Frame 1 (no input): blank canvas, image omitted
Frame 60 (the mouse pressed at the canvas centre just before this capture): blank canvas, image omitted
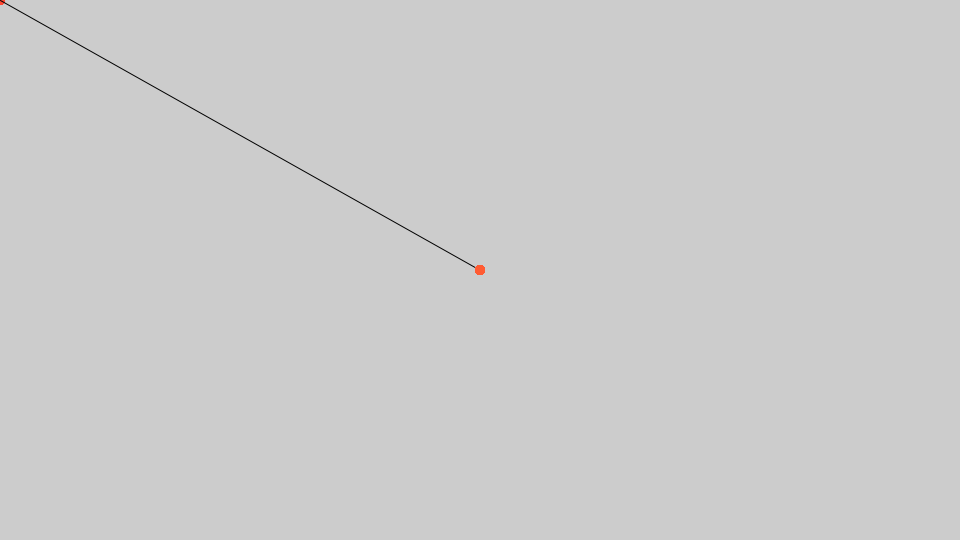
Frame 120 (the mouse held since frame 60 and released just before this capture)

The Processing sketch whose frames 1 and 60 were blank and that drew this single picture after the mouse press (run headless with seeded random() and noise(); from frame 60 on, the mouse is pressed at the canvas centre):

// Processing sketch: sketch_extra_coding_template
// ── sketch_extra_coding_template.pde
// 変数


// setup関数 : 初回1度だけ実行される
void setup() {
  size(960, 540); // ウィンドウサイズを960px,540pxに
  colorMode(HSB, 360, 100, 100, 100);

}

// draw関数 : setup関数実行後繰り返し実行される
void draw() {
  stroke(0,0,0);
  line(pmouseX,pmouseY,mouseX,mouseY);

  noStroke();
  fill(frameCount*0.1,80,100);
  ellipse(mouseX,mouseY,10,10);

}

/*
**  マウスイベント（クリック・ドラッグ）関数
*/

// mousePressed関数 : クリックした時
void mousePressed() {

}

// mouseReleased関数 : クリックを離した時
void mouseReleased() {

}
// mouseDragged関数：マウスをドラッグしたとき
void mouseDragged() {

}

// mouseMoved関数：マウスを動かしたとき
void mouseMoved() {

}

// keyPressed関数：キーボードのキーをタイプした時
void keyPressed(){

}

// keyPressed関数：キーボードのキーを押して離した時
void keyReleased(){

}
